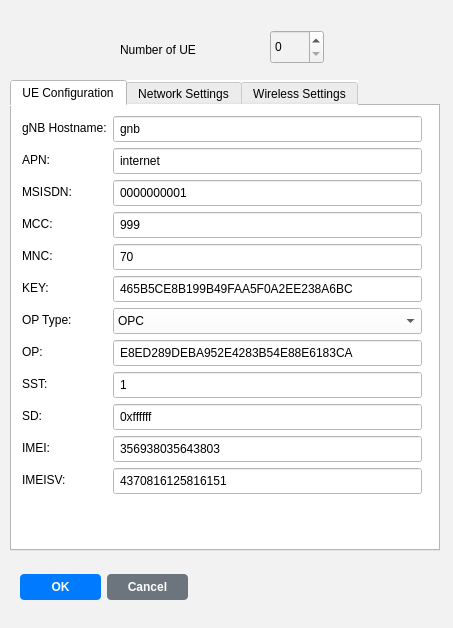
<?xml version="1.0" encoding="UTF-8"?>
<ui version="4.0">
 <class>MainWindow</class>
 <widget class="QMainWindow" name="MainWindow">
  <property name="geometry">
   <rect>
    <x>0</x>
    <y>0</y>
    <width>453</width>
    <height>628</height>
   </rect>
  </property>
  <property name="windowTitle">
   <string>Multi UE Properties</string>
  </property>
  <property name="styleSheet">
   <string notr="true">background-color: rgb(242, 242, 242);</string>
  </property>
  <widget class="QWidget" name="centralwidget">
   <widget class="QWidget" name="gridLayoutWidget">
    <property name="geometry">
     <rect>
      <x>20</x>
      <y>570</y>
      <width>168</width>
      <height>34</height>
     </rect>
    </property>
    <layout class="QGridLayout" name="gridLayout">
     <item row="0" column="0">
      <widget class="QPushButton" name="multiUE_OKButton">
       <property name="styleSheet">
        <string notr="true">
         QPushButton {
          background-color: rgb(0, 123, 255);
          color: white;
          border: none;
          padding: 6px 12px;
          border-radius: 4px;
          font-weight: bold;
         }
         QPushButton:hover {
          background-color: rgb(0, 105, 217);
         }
         QPushButton:pressed {
          background-color: rgb(0, 86, 179);
         }
        </string>
       </property>
       <property name="text">
        <string>OK</string>
       </property>
      </widget>
     </item>
     <item row="0" column="1">
      <widget class="QPushButton" name="multiUE_CancelButton">
       <property name="styleSheet">
        <string notr="true">
         QPushButton {
          background-color: rgb(108, 117, 125);
          color: white;
          border: none;
          padding: 6px 12px;
          border-radius: 4px;
          font-weight: bold;
         }
         QPushButton:hover {
          background-color: rgb(90, 98, 104);
         }
         QPushButton:pressed {
          background-color: rgb(73, 80, 87);
         }
        </string>
       </property>
       <property name="text">
        <string>Cancel</string>
       </property>
      </widget>
     </item>
    </layout>
   </widget>
   <widget class="QTabWidget" name="tabWidget">
    <property name="geometry">
     <rect>
      <x>10</x>
      <y>80</y>
      <width>430</width>
      <height>471</height>
     </rect>
    </property>
    <property name="styleSheet">
     <string notr="true">background-color: rgb(255, 255, 255);</string>
    </property>
    <property name="currentIndex">
     <number>0</number>
    </property>
    <widget class="QWidget" name="tab_ue_config">
     <attribute name="title">
      <string>UE Configuration</string>
     </attribute>
     <widget class="QWidget" name="formLayoutWidget">
      <property name="geometry">
       <rect>
        <x>10</x>
        <y>10</y>
        <width>400</width>
        <height>572</height>
       </rect>
      </property>
      <layout class="QFormLayout" name="formLayout_ue">
       <item row="0" column="0">
        <widget class="QLabel" name="label_gnb_hostname">
         <property name="text">
          <string>gNB Hostname:</string>
         </property>
        </widget>
       </item>
       <item row="0" column="1">
        <widget class="QLineEdit" name="multiUE_GNBHostName">
         <property name="styleSheet">
          <string notr="true">background-color: rgb(255, 255, 255); padding: 4px;</string>
         </property>
         <property name="text">
          <string>gnb</string>
         </property>
        </widget>
       </item>
       <item row="1" column="0">
        <widget class="QLabel" name="label_apn">
         <property name="text">
          <string>APN:</string>
         </property>
        </widget>
       </item>
       <item row="1" column="1">
        <widget class="QLineEdit" name="multiUE_APN">
         <property name="styleSheet">
          <string notr="true">background-color: rgb(255, 255, 255); padding: 4px;</string>
         </property>
         <property name="text">
          <string>internet</string>
         </property>
        </widget>
       </item>
       <item row="2" column="0">
        <widget class="QLabel" name="label_msisdn">
         <property name="text">
          <string>MSISDN:</string>
         </property>
        </widget>
       </item>
       <item row="2" column="1">
        <widget class="QLineEdit" name="multiUE_MSISDN">
         <property name="styleSheet">
          <string notr="true">background-color: rgb(255, 255, 255); padding: 4px;</string>
         </property>
         <property name="text">
          <string>0000000001</string>
         </property>
        </widget>
       </item>
       <item row="3" column="0">
        <widget class="QLabel" name="label_mcc">
         <property name="text">
          <string>MCC:</string>
         </property>
        </widget>
       </item>
       <item row="3" column="1">
        <widget class="QLineEdit" name="multiUE_MCC">
         <property name="styleSheet">
          <string notr="true">background-color: rgb(255, 255, 255); padding: 4px;</string>
         </property>
         <property name="text">
          <string>999</string>
         </property>
        </widget>
       </item>
       <item row="4" column="0">
        <widget class="QLabel" name="label_mnc">
         <property name="text">
          <string>MNC:</string>
         </property>
        </widget>
       </item>
       <item row="4" column="1">
        <widget class="QLineEdit" name="multiUE_MNC">
         <property name="styleSheet">
          <string notr="true">background-color: rgb(255, 255, 255); padding: 4px;</string>
         </property>
         <property name="text">
          <string>70</string>
         </property>
        </widget>
       </item>
       <item row="5" column="0">
        <widget class="QLabel" name="label_key">
         <property name="text">
          <string>KEY:</string>
         </property>
        </widget>
       </item>
       <item row="5" column="1">
        <widget class="QLineEdit" name="multiUE_KEY">
         <property name="styleSheet">
          <string notr="true">background-color: rgb(255, 255, 255); padding: 4px;</string>
         </property>
         <property name="text">
          <string>465B5CE8B199B49FAA5F0A2EE238A6BC</string>
         </property>
        </widget>
       </item>
       <item row="6" column="0">
        <widget class="QLabel" name="label_op_type">
         <property name="text">
          <string>OP Type:</string>
         </property>
        </widget>
       </item>
       <item row="6" column="1">
        <widget class="QComboBox" name="multiUE_OPType">
         <property name="styleSheet">
          <string notr="true">background-color: rgb(255, 255, 255); padding: 4px;</string>
         </property>
         <item>
          <property name="text">
           <string>OPC</string>
          </property>
         </item>
         <item>
          <property name="text">
           <string>OP</string>
          </property>
         </item>
        </widget>
       </item>
       <item row="7" column="0">
        <widget class="QLabel" name="label_op">
         <property name="text">
          <string>OP:</string>
         </property>
        </widget>
       </item>
       <item row="7" column="1">
        <widget class="QLineEdit" name="multiUE_OP">
         <property name="styleSheet">
          <string notr="true">background-color: rgb(255, 255, 255); padding: 4px;</string>
         </property>
         <property name="text">
          <string>E8ED289DEBA952E4283B54E88E6183CA</string>
         </property>
        </widget>
       </item>
       <item row="8" column="0">
        <widget class="QLabel" name="label_sst">
         <property name="text">
          <string>SST:</string>
         </property>
        </widget>
       </item>
       <item row="8" column="1">
        <widget class="QLineEdit" name="multiUE_SST">
         <property name="styleSheet">
          <string notr="true">background-color: rgb(255, 255, 255); padding: 4px;</string>
         </property>
         <property name="text">
          <string>1</string>
         </property>
        </widget>
       </item>
       <item row="9" column="0">
        <widget class="QLabel" name="label_sd">
         <property name="text">
          <string>SD:</string>
         </property>
        </widget>
       </item>
       <item row="9" column="1">
        <widget class="QLineEdit" name="multiUE_SD">
         <property name="styleSheet">
          <string notr="true">background-color: rgb(255, 255, 255); padding: 4px;</string>
         </property>
         <property name="text">
          <string>0xffffff</string>
         </property>
        </widget>
       </item>
       <item row="10" column="0">
        <widget class="QLabel" name="label_imei">
         <property name="text">
          <string>IMEI:</string>
         </property>
        </widget>
       </item>
       <item row="10" column="1">
        <widget class="QLineEdit" name="multiUE_IMEI">
         <property name="styleSheet">
          <string notr="true">background-color: rgb(255, 255, 255); padding: 4px;</string>
         </property>
         <property name="text">
          <string>356938035643803</string>
         </property>
        </widget>
       </item>
       <item row="11" column="0">
        <widget class="QLabel" name="label_imeisv">
         <property name="text">
          <string>IMEISV:</string>
         </property>
        </widget>
       </item>
       <item row="11" column="1">
        <widget class="QLineEdit" name="multiUE_IMEISV">
         <property name="styleSheet">
          <string notr="true">background-color: rgb(255, 255, 255); padding: 4px;</string>
         </property>
         <property name="text">
          <string>4370816125816151</string>
         </property>
        </widget>
       </item>
      </layout>
     </widget>
    </widget>
    <widget class="QWidget" name="tab_network_config">
     <attribute name="title">
      <string>Network Settings</string>
     </attribute>
     <widget class="QWidget" name="formLayoutWidget_network">
      <property name="geometry">
       <rect>
        <x>10</x>
        <y>10</y>
        <width>400</width>
        <height>250</height>
       </rect>
      </property>
      <layout class="QFormLayout" name="formLayout_network">
       <item row="0" column="0">
        <widget class="QLabel" name="label_gnb_ip">
         <property name="text">
          <string>gNB IP:</string>
         </property>
        </widget>
       </item>
       <item row="0" column="1">
        <widget class="QLineEdit" name="multiUE_GNB_IP">
         <property name="styleSheet">
          <string notr="true">background-color: rgb(255, 255, 255); padding: 4px;</string>
         </property>
         <property name="text">
          <string/>
         </property>
         <property name="placeholderText">
          <string>Auto-resolved from hostname</string>
         </property>
        </widget>
       </item>
       <item row="1" column="0">
        <widget class="QLabel" name="label_tunnel_interface">
         <property name="text">
          <string>Tunnel Interface:</string>
         </property>
        </widget>
       </item>
       <item row="1" column="1">
        <widget class="QLineEdit" name="multiUE_TunnelInterface">
         <property name="styleSheet">
          <string notr="true">background-color: rgb(255, 255, 255); padding: 4px;</string>
         </property>
         <property name="text">
          <string>uesimtun0</string>
         </property>
        </widget>
       </item>
       <item row="2" column="0">
        <widget class="QLabel" name="label_radio_interface">
         <property name="text">
          <string>Radio Interface:</string>
         </property>
        </widget>
       </item>
       <item row="2" column="1">
        <widget class="QLineEdit" name="multiUE_RadioInterface">
         <property name="styleSheet">
          <string notr="true">background-color: rgb(255, 255, 255); padding: 4px;</string>
         </property>
         <property name="text">
          <string>eth0</string>
         </property>
        </widget>
       </item>
       <item row="3" column="0">
        <widget class="QLabel" name="label_pdusessions">
         <property name="text">
          <string>PDU Sessions:</string>
         </property>
        </widget>
       </item>
       <item row="3" column="1">
        <widget class="QSpinBox" name="multiUE_PDUSessions">
         <property name="styleSheet">
          <string notr="true">background-color: rgb(255, 255, 255); padding: 4px;</string>
         </property>
         <property name="minimum">
          <number>1</number>
         </property>
         <property name="maximum">
          <number>5</number>
         </property>
         <property name="value">
          <number>1</number>
         </property>
        </widget>
       </item>
       <item row="4" column="0">
        <widget class="QLabel" name="label_session_type">
         <property name="text">
          <string>Session Type:</string>
         </property>
        </widget>
       </item>
       <item row="4" column="1">
        <widget class="QComboBox" name="multiUE_SessionType">
         <property name="styleSheet">
          <string notr="true">background-color: rgb(255, 255, 255); padding: 4px;</string>
         </property>
         <item>
          <property name="text">
           <string>IPv4</string>
          </property>
         </item>
         <item>
          <property name="text">
           <string>IPv6</string>
          </property>
         </item>
         <item>
          <property name="text">
           <string>IPv4v6</string>
          </property>
         </item>
        </widget>
       </item>
      </layout>
     </widget>
    </widget>
    <widget class="QWidget" name="tab_wireless_config">
     <attribute name="title">
      <string>Wireless Settings</string>
     </attribute>
     <widget class="QWidget" name="formLayoutWidget_wireless">
      <property name="geometry">
       <rect>
        <x>10</x>
        <y>10</y>
        <width>400</width>
        <height>200</height>
       </rect>
      </property>
      <layout class="QFormLayout" name="formLayout_wireless">
       <item row="0" column="0">
        <widget class="QLabel" name="label_tx_power">
         <property name="text">
          <string>TX Power (dBm):</string>
         </property>
        </widget>
       </item>
       <item row="0" column="1">
        <widget class="QSpinBox" name="multiUE_Power">
         <property name="styleSheet">
          <string notr="true">background-color: rgb(255, 255, 255); padding: 4px;</string>
         </property>
         <property name="suffix">
          <string> dBm</string>
         </property>
         <property name="minimum">
          <number>1</number>
         </property>
         <property name="maximum">
          <number>50</number>
         </property>
         <property name="value">
          <number>20</number>
         </property>
        </widget>
       </item>
       <item row="1" column="0">
        <widget class="QLabel" name="label_range">
         <property name="text">
          <string>Range (calculated):</string>
         </property>
        </widget>
       </item>
       <item row="1" column="1">
        <widget class="QLabel" name="multiUE_RangeCalculated">
         <property name="styleSheet">
          <string notr="true">background-color: rgb(240, 240, 240); padding: 4px; border: 1px solid rgb(200, 200, 200);</string>
         </property>
         <property name="text">
          <string>~340m (calculated from power)</string>
         </property>
        </widget>
       </item>
       <item row="2" column="0">
        <widget class="QLabel" name="label_association">
         <property name="text">
          <string>Association Mode:</string>
         </property>
        </widget>
       </item>
       <item row="2" column="1">
        <widget class="QComboBox" name="multiUE_AssociationMode">
         <property name="styleSheet">
          <string notr="true">background-color: rgb(255, 255, 255); padding: 4px;</string>
         </property>
         <item>
          <property name="text">
           <string>auto</string>
          </property>
         </item>
         <item>
          <property name="text">
           <string>manual</string>
          </property>
         </item>
        </widget>
       </item>
      </layout>
     </widget>
    </widget>
   </widget>
   <widget class="QSpinBox" name="spinBox">
    <property name="geometry">
     <rect>
      <x>270</x>
      <y>30</y>
      <width>54</width>
      <height>34</height>
     </rect>
    </property>
   </widget>
   <widget class="QLabel" name="label">
    <property name="geometry">
     <rect>
      <x>120</x>
      <y>40</y>
      <width>141</width>
      <height>20</height>
     </rect>
    </property>
    <property name="text">
     <string>Number of UE</string>
    </property>
   </widget>
  </widget>
 </widget>
 <resources/>
 <connections/>
</ui>
